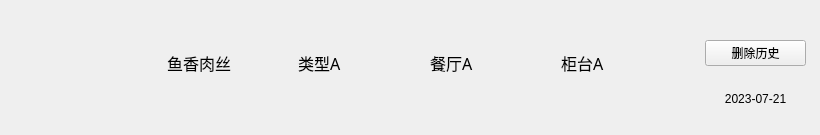
<?xml version="1.0" encoding="UTF-8"?>
<ui version="4.0">
 <class>History_item</class>
 <widget class="QWidget" name="History_item">
  <property name="geometry">
   <rect>
    <x>0</x>
    <y>0</y>
    <width>820</width>
    <height>135</height>
   </rect>
  </property>
  <property name="windowTitle">
   <string>Form</string>
  </property>
  <widget class="CardWidget" name="CardWidget">
   <property name="geometry">
    <rect>
     <x>5</x>
     <y>0</y>
     <width>811</width>
     <height>131</height>
    </rect>
   </property>
   <widget class="QWidget" name="layoutWidget">
    <property name="geometry">
     <rect>
      <x>20</x>
      <y>7</y>
      <width>661</width>
      <height>111</height>
     </rect>
    </property>
    <layout class="QHBoxLayout" name="horizontalLayout_2">
     <item>
      <widget class="ImageLabel" name="ImageLabel">
       <property name="sizePolicy">
        <sizepolicy hsizetype="Fixed" vsizetype="Fixed">
         <horstretch>0</horstretch>
         <verstretch>0</verstretch>
        </sizepolicy>
       </property>
       <property name="minimumSize">
        <size>
         <width>96</width>
         <height>96</height>
        </size>
       </property>
       <property name="maximumSize">
        <size>
         <width>96</width>
         <height>96</height>
        </size>
       </property>
       <property name="pixmap">
        <pixmap resource="../picture_set/pic.qrc">:/Dishes_96x96/九转大肠_96x96.jpg</pixmap>
       </property>
       <property name="scaledContents">
        <bool>true</bool>
       </property>
      </widget>
     </item>
     <item>
      <spacer name="horizontalSpacer_2">
       <property name="orientation">
        <enum>Qt::Horizontal</enum>
       </property>
       <property name="sizeType">
        <enum>QSizePolicy::Fixed</enum>
       </property>
       <property name="sizeHint" stdset="0">
        <size>
         <width>40</width>
         <height>20</height>
        </size>
       </property>
      </spacer>
     </item>
     <item>
      <layout class="QHBoxLayout" name="horizontalLayout">
       <item>
        <widget class="BodyLabel" name="dish_name">
         <property name="font">
          <font>
           <family>微软雅黑</family>
           <pointsize>12</pointsize>
           <weight>50</weight>
           <bold>false</bold>
          </font>
         </property>
         <property name="text">
          <string>鱼香肉丝</string>
         </property>
        </widget>
       </item>
       <item>
        <widget class="BodyLabel" name="dish_type">
         <property name="font">
          <font>
           <family>微软雅黑</family>
           <pointsize>12</pointsize>
           <weight>50</weight>
           <bold>false</bold>
          </font>
         </property>
         <property name="text">
          <string>类型A</string>
         </property>
        </widget>
       </item>
       <item>
        <widget class="BodyLabel" name="restaurant_name">
         <property name="font">
          <font>
           <family>微软雅黑</family>
           <pointsize>12</pointsize>
           <weight>50</weight>
           <bold>false</bold>
          </font>
         </property>
         <property name="text">
          <string>餐厅A</string>
         </property>
        </widget>
       </item>
       <item>
        <widget class="BodyLabel" name="counter_name">
         <property name="font">
          <font>
           <family>微软雅黑</family>
           <pointsize>12</pointsize>
           <weight>50</weight>
           <bold>false</bold>
          </font>
         </property>
         <property name="text">
          <string>柜台A</string>
         </property>
        </widget>
       </item>
      </layout>
     </item>
    </layout>
   </widget>
   <widget class="QWidget" name="layoutWidget">
    <property name="geometry">
     <rect>
      <x>700</x>
      <y>40</y>
      <width>101</width>
      <height>81</height>
     </rect>
    </property>
    <layout class="QVBoxLayout" name="verticalLayout">
     <item>
      <widget class="PushButton" name="deleteButton">
       <property name="text">
        <string>删除历史</string>
       </property>
      </widget>
     </item>
     <item>
      <spacer name="verticalSpacer">
       <property name="orientation">
        <enum>Qt::Vertical</enum>
       </property>
       <property name="sizeType">
        <enum>QSizePolicy::Fixed</enum>
       </property>
       <property name="sizeHint" stdset="0">
        <size>
         <width>5</width>
         <height>5</height>
        </size>
       </property>
      </spacer>
     </item>
     <item>
      <widget class="BodyLabel" name="history_time">
       <property name="text">
        <string>2023-07-21</string>
       </property>
       <property name="alignment">
        <set>Qt::AlignCenter</set>
       </property>
      </widget>
     </item>
    </layout>
   </widget>
  </widget>
 </widget>
 <customwidgets>
  <customwidget>
   <class>PushButton</class>
   <extends>QPushButton</extends>
   <header>qfluentwidgets</header>
  </customwidget>
  <customwidget>
   <class>CardWidget</class>
   <extends>QFrame</extends>
   <header>qfluentwidgets</header>
   <container>1</container>
  </customwidget>
  <customwidget>
   <class>BodyLabel</class>
   <extends>QLabel</extends>
   <header>qfluentwidgets</header>
  </customwidget>
  <customwidget>
   <class>ImageLabel</class>
   <extends>QLabel</extends>
   <header>qfluentwidgets</header>
  </customwidget>
 </customwidgets>
 <resources>
  <include location="../picture_set/pic.qrc"/>
 </resources>
 <connections/>
</ui>
